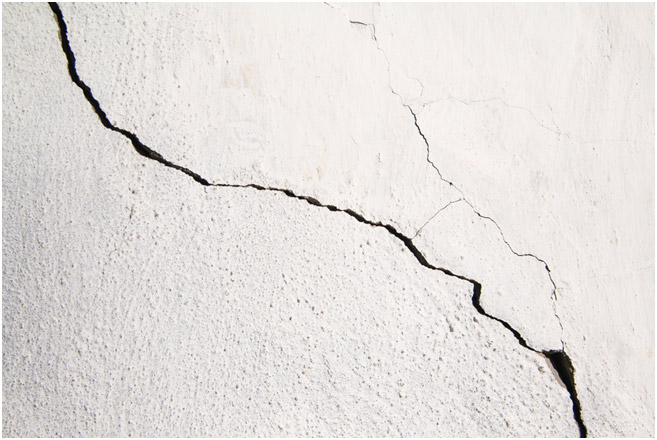
#> input picture hairline-crack-wall.jpg, 657 x 440 px
$ python image.py
#> lines starting #> are read from the running program, lines starting #| are printed output that depends on the picture; after the words box and inside, x2 and y2 are one past the last pixel; in counts of white or black regions, pixels touching at a corner belong together
import cv2 as cv2
import numpy as np
import cv2
import os


def load_images_from_folder(folder):
    images = []
    for filename in os.listdir(folder):
        img = cv2.imread(os.path.join(folder, filename))
        if img is not None:
            images.append(img)
    return images


path = "hairline-crack-wall.jpg"
img = cv2.imread(path, 1)
#> img is the input picture: shape (440, 657, 3); mean B, G, R 221.3, 223.7, 228
# cv2.imshow("crack", img)
# cv2.waitKey(0)
img = cv2.cvtColor(img, cv2.COLOR_BGR2GRAY)
#> img: shape (440, 657)

print(type(img))
#| <class 'numpy.ndarray'>
print(img.dtype)
#| uint8
print(img.shape)
#| (440, 657)
print(img.ndim)
#| 2
print(img.size)
#| 289080

p = 0
q = 0
s = 0


ret1, th1 = cv2.threshold(img, 100, 255, cv2.THRESH_BINARY)
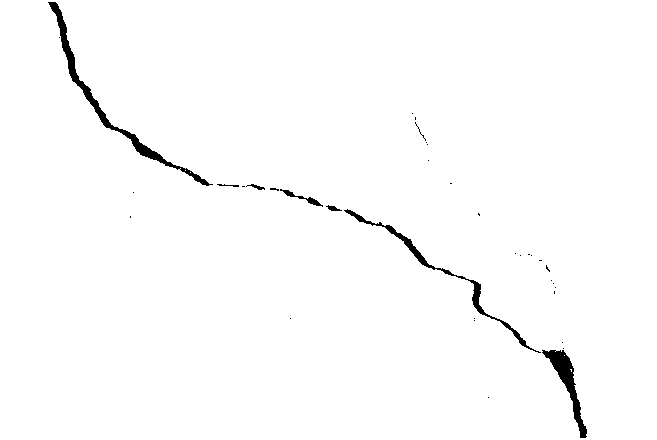
#> th1: shape (440, 657); 98.6% white; 36 black regions (28 under 20 px), largest, box (x1, y1, x2, y2) and area: (48, 2, 213, 186) 1586, (344, 209, 541, 353) 996, (542, 350, 587, 438) 983
cv2.imshow('Binary', th1)

canny = cv2.Canny(th1, 190, 190)
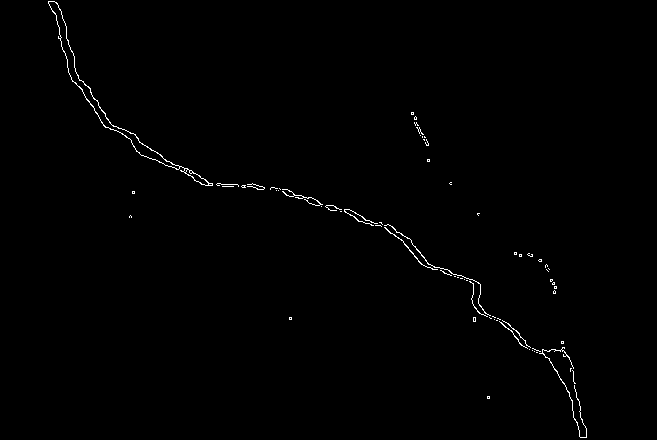
#> canny: shape (440, 657); 0.62% white in thin lines or dots, all inside (x1, y1, x2, y2) = (48, 1, 587, 438)
cv2.imshow('Canny', canny)

kernel = np.ones((5, 5), np.uint8)

dilation = cv2.dilate(canny, kernel, iterations=1)
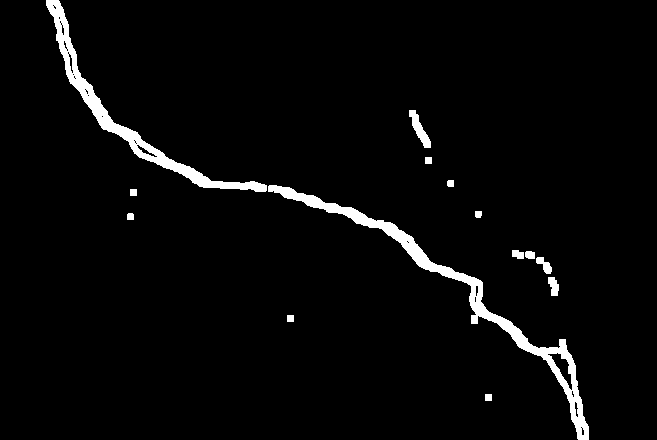
#> dilation: shape (440, 657); 3.3% white; 14 white regions, largest, box (x1, y1, x2, y2) and area: (268, 185, 589, 440) 4805, (46, 0, 267, 192) 3550, (409, 110, 431, 148) 330
cv2.imshow('Dilation', dilation)

p = 0
q = 0

lines = cv2.HoughLinesP(dilation, 1, 1 * np.pi / 180, 20, 15, 10)
#> lines = 173 rows, first 6: [51, 14, 68, 26], [282, 195, 358, 211], [136, 142, 224, 188], [494, 314, 560, 372], [476, 302, 532, 353], [66, 74, 112, 120]
print(type(lines))
#| <class 'numpy.ndarray'>

for x in range(0, len(lines)):
    for x1, y1, x2, y2 in lines[x]:
        print(x1, y1, x2, y2)
        m = y2 - y1
        print(m)
        if x2 - x1 > 50 and y2 - y1 < 10:
            cv2.line(img, (x1, y1), (x2, y2), (0, 0, 255), 2)
            p = 1
            print(p)
        if y2 - y1 > 50 and x2 - x1 < 10:
            cv2.line(img, (x1, y1), (x2, y2), (0, 0, 255), 2)
            q = 2
            print(q)
        if (y2 - y1) ^ 2 + ((x2 - x1) ^ 2) > 100:
            print("DIAGONAL CRACK")
            s = 3

        else:
            print("no line")
#> this loop made 173 passes
#> (printed output is left out)

if p == 1 and q == 2:
    print("MAJOR CRACK FOUND")
elif s == 3 and (p == 0 and q == 0):
    print("DIAGONAL CRACK VERIFIED")
else:
    print("NO MAJOR CRACK FOUND")

cv2.imshow('hough', img)
cv2.waitKey(0)
